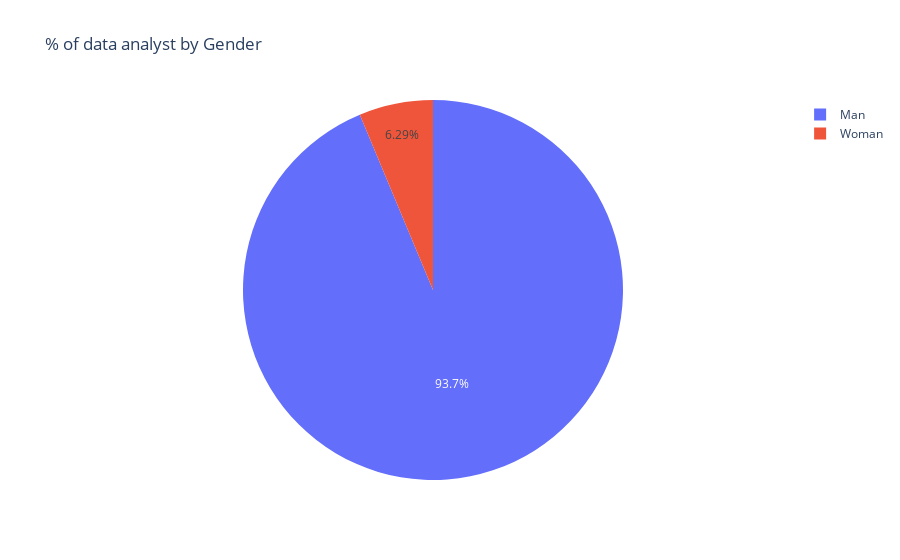

Notebook cell for this chart:
### Code cell
fig = px.pie(df11, values='Respondent', names='Gender', title='% of data analyst by Gender')
fig.show()

### Figure 1 — Plotly figure (JSON) as saved in the notebook; plotly's stock layout.template omitted (floating-point values rounded to 4 significant figures)
{"data": [{"domain": {"x": [0, 1], "y": [0, 1]}, "hovertemplate": "Gender=%{label}<br>Respondent=%{value}<extra></extra>", "labels": ["Man", "Woman"], "legendgroup": "", "name": "", "showlegend": true, "type": "pie", "values": [131232821, 8813130]}], "layout": {"legend": {"tracegroupgap": 0}, "title": {"text": "% of data analyst by Gender"}}}
